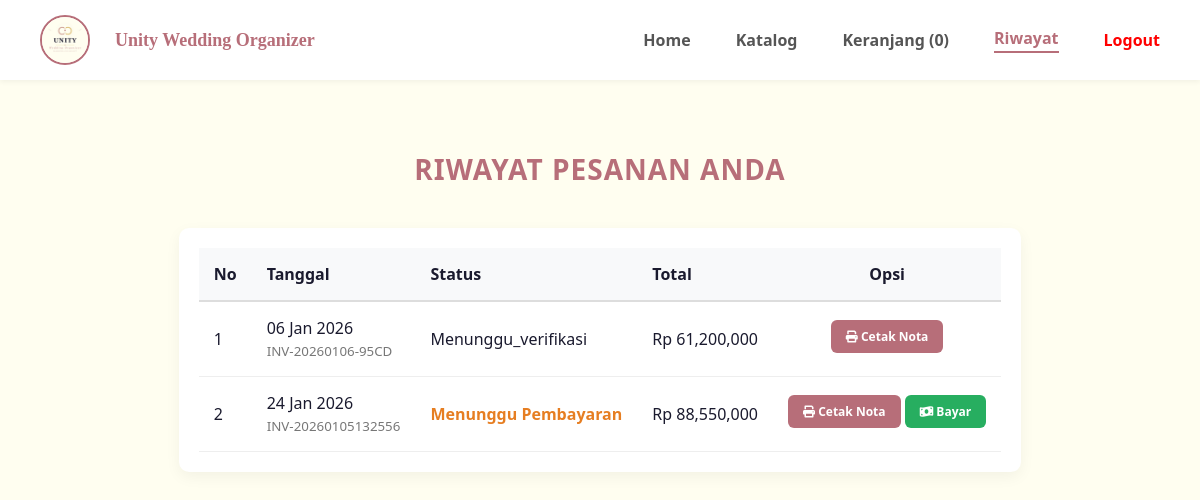
The page /wedding_organizer/riwayat.php (signed in) on the database its author committed.
### tables this page shows
CREATE TABLE `pemesanan` (
  `id_pemesanan` int(11) NOT NULL,
  `kode_transaksi` varchar(20) DEFAULT NULL,
  `id_user` int(11) NOT NULL,
  `tanggal_acara` date NOT NULL,
  `lokasi_acara` text NOT NULL,
  `catatan` text DEFAULT NULL,
  `opsi_pengiriman` varchar(50) DEFAULT 'Diantar',
  `total_harga` decimal(12,2) NOT NULL,
  `status_pemesanan` enum('pending','menunggu_pembayaran','menunggu_verifikasi','lunas','selesai','batal') DEFAULT 'pending',
  `metode_pemesanan` enum('online','offline') DEFAULT 'online',
  `created_at` datetime DEFAULT current_timestamp()
);

### wedding_organizer/riwayat.php (the view, shortened to what this page needs)
<?php
include 'koneksi.php';
$id_user = $_SESSION['user']['id_user'];
?>
<!DOCTYPE html>
<html lang="id">
<head>
    <link rel="stylesheet" href="style.css">
    <link rel="stylesheet" href="https://cdnjs.cloudflare.com/ajax/libs/font-awesome/6.0.0/css/all.min.css">
</head>
<body>
    <?php include 'header.php'; ?>
    <div class="container">
        <h2 class="section-title" style="margin-top: 30px;">Riwayat Pesanan Anda</h2>
        <div style="background: white; padding: 20px; border-radius: 10px; box-shadow: 0 5px 15px rgba(0,0,0,0.05); overflow-x: auto;">
            <table class="table" style="width: 100%; border-collapse: collapse;">
                <thead>
                    <tr style="background: #f8f9fa; text-align: left; border-bottom: 2px solid #ddd;">
                        <th style="padding: 15px;">No</th>
                        <th style="padding: 15px;">Tanggal</th>
                        <th style="padding: 15px;">Status</th>
                        <th style="padding: 15px;">Total</th>
                        <th style="padding: 15px; text-align: center;">Opsi</th>
                    </tr>
                </thead>
                <tbody>
                    <?php
                    $query = mysqli_query($koneksi, "SELECT * FROM pemesanan WHERE id_user='$id_user' ORDER BY created_at DESC");
                    $no = 1;
                    while ($pecah = mysqli_fetch_assoc($query)) {
                    ?>
                    <tr style="border-bottom: 1px solid #eee;">
                        <td style="padding: 15px;"><?php echo $no++; ?></td>
                        <td style="padding: 15px;">
                            <?php echo date("d M Y", strtotime($pecah['tanggal_acara'])); ?><br>
                            <small style="color:#777;"><?php echo $pecah['kode_transaksi']; ?></small>
                        </td>
                        <td style="padding: 15px;">
                            <?php
                            $status = $pecah['status_pemesanan'];
                            if($status == 'pending') echo "<span style='color:#e67e22; font-weight:bold;'>Menunggu Pembayaran</span>";
                            elseif($status == 'lunas') echo "<span style='color:green; font-weight:bold;'>Lunas</span>";
                            else echo ucfirst($status);
                            ?>
                        </td>
                        <td style="padding: 15px;">Rp <?php echo number_format($pecah['total_harga']); ?></td>
                        <td style="padding: 15px; text-align: center;">
                            <a href="cetak_nota_pelanggan.php?id=<?php echo $pecah['id_pemesanan']; ?>" target="_blank" class="btn-cta" style="padding: 8px 15px; font-size: 12px; background: #B76E79; display:inline-block; margin-bottom: 5px;">
                                <i class="fas fa-print"></i> Cetak Nota
                            </a>
                            <?php if ($pecah['status_pemesanan'] == 'pending' OR $pecah['status_pemesanan'] == 'belum_bayar'): ?>
                                <a href="pembayaran.php?id=<?php echo $pecah['id_pemesanan']; ?>" class="btn-cta" style="padding: 8px 15px; font-size: 12px; background: #27ae60; display:inline-block;">
                                    <i class="fas fa-money-bill-wave"></i> Bayar
                                </a>
                            <?php endif; ?>
                        </td>
                    </tr>
                    <?php } ?>
                </tbody>
            </table>
        </div>
    </div>
</body>
</html>

### wedding_organizer/style.css (style rules this page uses)
:root { --primary: #B76E79; --secondary: #FFFEF0; --text: #1A1A2E; --white: #ffffff; --gray: #f4f4f4; --accent: #d48c96; }
* { margin: 0; padding: 0; box-sizing: border-box; }
body { font-family: 'Segoe UI', Tahoma, Geneva, Verdana, sans-serif; background-color: var(--secondary); color: var(--text); display: flex; flex-direction: column; min-height: 100vh; }
a { text-decoration: none; color: inherit; }
.container { max-width: 1200px; margin: 40px auto; padding: 0 20px; }
.section-title { text-align: center; margin-bottom: 40px; color: var(--primary); font-size: 28px; text-transform: uppercase; letter-spacing: 1px; }
.btn-cta { background-color: var(--primary); color: white; padding: 10px 25px; text-decoration: none; border-radius: 6px; font-weight: 600; transition: 0.3s; border: none; cursor: pointer; display: inline-block; }

### rows shown on the page
pemesanan: tanggal_acara "06 Jan 2026", kode_transaksi "INV-20260106-95CD", status_pemesanan "Menunggu_verifikasi", total_harga "61,200,000"
pemesanan: tanggal_acara "24 Jan 2026", kode_transaksi "INV-20260105132556", status_pemesanan "Menunggu Pembayaran", total_harga "88,550,000"

### other values the page prints
$jml_keranjang "0"
